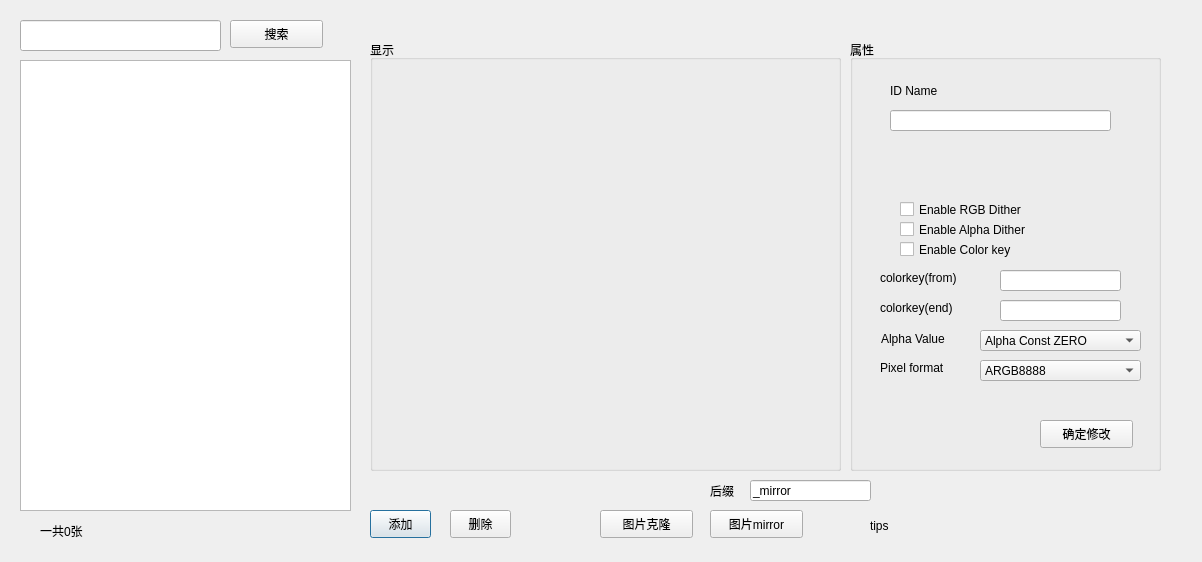
<?xml version="1.0" encoding="UTF-8"?>
<ui version="4.0">
 <class>DialogImage</class>
 <widget class="QDialog" name="DialogImage">
  <property name="geometry">
   <rect>
    <x>0</x>
    <y>0</y>
    <width>1202</width>
    <height>562</height>
   </rect>
  </property>
  <property name="windowTitle">
   <string>Dialog</string>
  </property>
  <widget class="QListView" name="lv_image">
   <property name="geometry">
    <rect>
     <x>20</x>
     <y>60</y>
     <width>331</width>
     <height>451</height>
    </rect>
   </property>
  </widget>
  <widget class="QGroupBox" name="groupBox">
   <property name="geometry">
    <rect>
     <x>370</x>
     <y>40</y>
     <width>471</width>
     <height>431</height>
    </rect>
   </property>
   <property name="title">
    <string>显示</string>
   </property>
   <widget class="QLabel" name="lb_img">
    <property name="geometry">
     <rect>
      <x>10</x>
      <y>30</y>
      <width>431</width>
      <height>401</height>
     </rect>
    </property>
    <property name="styleSheet">
     <string notr="true"/>
    </property>
    <property name="text">
     <string/>
    </property>
   </widget>
  </widget>
  <widget class="QPushButton" name="ptn_addimage">
   <property name="geometry">
    <rect>
     <x>370</x>
     <y>510</y>
     <width>61</width>
     <height>28</height>
    </rect>
   </property>
   <property name="text">
    <string>添加</string>
   </property>
  </widget>
  <widget class="QLineEdit" name="lineEdit">
   <property name="geometry">
    <rect>
     <x>20</x>
     <y>20</y>
     <width>201</width>
     <height>31</height>
    </rect>
   </property>
  </widget>
  <widget class="QPushButton" name="ptn_search">
   <property name="geometry">
    <rect>
     <x>230</x>
     <y>20</y>
     <width>93</width>
     <height>28</height>
    </rect>
   </property>
   <property name="text">
    <string>搜索</string>
   </property>
  </widget>
  <widget class="QGroupBox" name="groupBox_2">
   <property name="geometry">
    <rect>
     <x>850</x>
     <y>40</y>
     <width>311</width>
     <height>431</height>
    </rect>
   </property>
   <property name="title">
    <string>属性</string>
   </property>
   <widget class="QCheckBox" name="cb_RGB">
    <property name="geometry">
     <rect>
      <x>50</x>
      <y>160</y>
      <width>171</width>
      <height>19</height>
     </rect>
    </property>
    <property name="text">
     <string>Enable RGB Dither</string>
    </property>
   </widget>
   <widget class="QCheckBox" name="cb_Alpha">
    <property name="geometry">
     <rect>
      <x>50</x>
      <y>180</y>
      <width>191</width>
      <height>19</height>
     </rect>
    </property>
    <property name="text">
     <string>Enable Alpha Dither</string>
    </property>
   </widget>
   <widget class="QCheckBox" name="cb_Color">
    <property name="geometry">
     <rect>
      <x>50</x>
      <y>200</y>
      <width>191</width>
      <height>19</height>
     </rect>
    </property>
    <property name="text">
     <string>Enable Color key</string>
    </property>
   </widget>
   <widget class="QLineEdit" name="le_from_color">
    <property name="geometry">
     <rect>
      <x>150</x>
      <y>230</y>
      <width>121</width>
      <height>21</height>
     </rect>
    </property>
   </widget>
   <widget class="QLabel" name="label">
    <property name="geometry">
     <rect>
      <x>30</x>
      <y>230</y>
      <width>111</width>
      <height>16</height>
     </rect>
    </property>
    <property name="text">
     <string>colorkey(from)</string>
    </property>
   </widget>
   <widget class="QLineEdit" name="le_end_color">
    <property name="geometry">
     <rect>
      <x>150</x>
      <y>260</y>
      <width>121</width>
      <height>21</height>
     </rect>
    </property>
   </widget>
   <widget class="QLabel" name="label_2">
    <property name="geometry">
     <rect>
      <x>30</x>
      <y>260</y>
      <width>111</width>
      <height>16</height>
     </rect>
    </property>
    <property name="text">
     <string>colorkey(end)</string>
    </property>
   </widget>
   <widget class="QLabel" name="label_3">
    <property name="geometry">
     <rect>
      <x>31</x>
      <y>291</y>
      <width>88</width>
      <height>16</height>
     </rect>
    </property>
    <property name="text">
     <string>Alpha Value</string>
    </property>
   </widget>
   <widget class="QLabel" name="label_4">
    <property name="geometry">
     <rect>
      <x>30</x>
      <y>320</y>
      <width>96</width>
      <height>16</height>
     </rect>
    </property>
    <property name="text">
     <string>Pixel format</string>
    </property>
   </widget>
   <widget class="QComboBox" name="combAlpha">
    <property name="geometry">
     <rect>
      <x>130</x>
      <y>290</y>
      <width>161</width>
      <height>21</height>
     </rect>
    </property>
    <item>
     <property name="text">
      <string>Alpha Const ZERO</string>
     </property>
    </item>
    <item>
     <property name="text">
      <string>Alpha Const ONE</string>
     </property>
    </item>
    <item>
     <property name="text">
      <string>Alpha From SRC</string>
     </property>
    </item>
   </widget>
   <widget class="QComboBox" name="combPixel">
    <property name="geometry">
     <rect>
      <x>130</x>
      <y>320</y>
      <width>161</width>
      <height>21</height>
     </rect>
    </property>
    <item>
     <property name="text">
      <string>ARGB8888</string>
     </property>
    </item>
    <item>
     <property name="text">
      <string>ARGB4444</string>
     </property>
    </item>
    <item>
     <property name="text">
      <string>RGB565</string>
     </property>
    </item>
    <item>
     <property name="text">
      <string>RGB555</string>
     </property>
    </item>
    <item>
     <property name="text">
      <string>BLINK</string>
     </property>
    </item>
    <item>
     <property name="text">
      <string>I8</string>
     </property>
    </item>
    <item>
     <property name="text">
      <string>ARGB1555</string>
     </property>
    </item>
   </widget>
   <widget class="QPushButton" name="pushButton">
    <property name="geometry">
     <rect>
      <x>190</x>
      <y>380</y>
      <width>93</width>
      <height>28</height>
     </rect>
    </property>
    <property name="text">
     <string>确定修改</string>
    </property>
   </widget>
   <widget class="QLabel" name="label_5">
    <property name="geometry">
     <rect>
      <x>40</x>
      <y>40</y>
      <width>61</width>
      <height>21</height>
     </rect>
    </property>
    <property name="text">
     <string>ID Name</string>
    </property>
   </widget>
   <widget class="QLineEdit" name="le_ID_name">
    <property name="geometry">
     <rect>
      <x>40</x>
      <y>70</y>
      <width>221</width>
      <height>21</height>
     </rect>
    </property>
   </widget>
  </widget>
  <widget class="QPushButton" name="ptn_mirror">
   <property name="geometry">
    <rect>
     <x>710</x>
     <y>510</y>
     <width>93</width>
     <height>28</height>
    </rect>
   </property>
   <property name="text">
    <string>图片mirror</string>
   </property>
  </widget>
  <widget class="QLabel" name="lb_count">
   <property name="geometry">
    <rect>
     <x>40</x>
     <y>520</y>
     <width>261</width>
     <height>21</height>
    </rect>
   </property>
   <property name="text">
    <string>一共0张</string>
   </property>
  </widget>
  <widget class="QPushButton" name="ptn_delete">
   <property name="geometry">
    <rect>
     <x>450</x>
     <y>510</y>
     <width>61</width>
     <height>28</height>
    </rect>
   </property>
   <property name="text">
    <string>删除</string>
   </property>
  </widget>
  <widget class="QLabel" name="lb_tips">
   <property name="geometry">
    <rect>
     <x>870</x>
     <y>510</y>
     <width>321</width>
     <height>31</height>
    </rect>
   </property>
   <property name="text">
    <string>tips</string>
   </property>
  </widget>
  <widget class="QLineEdit" name="le_from_color_2">
   <property name="geometry">
    <rect>
     <x>750</x>
     <y>480</y>
     <width>121</width>
     <height>21</height>
    </rect>
   </property>
   <property name="text">
    <string>_mirror</string>
   </property>
  </widget>
  <widget class="QLabel" name="label_6">
   <property name="geometry">
    <rect>
     <x>710</x>
     <y>480</y>
     <width>31</width>
     <height>21</height>
    </rect>
   </property>
   <property name="text">
    <string>后缀</string>
   </property>
  </widget>
  <widget class="QPushButton" name="ptn_clone">
   <property name="geometry">
    <rect>
     <x>600</x>
     <y>510</y>
     <width>93</width>
     <height>28</height>
    </rect>
   </property>
   <property name="text">
    <string>图片克隆</string>
   </property>
  </widget>
 </widget>
 <resources/>
 <connections/>
</ui>
